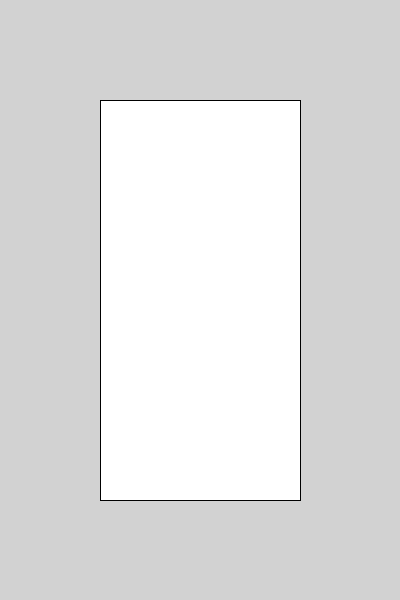
Frame 1 (no input)
Frame 60 (the mouse pressed at the canvas centre just before this capture): identical to frame 1, image omitted
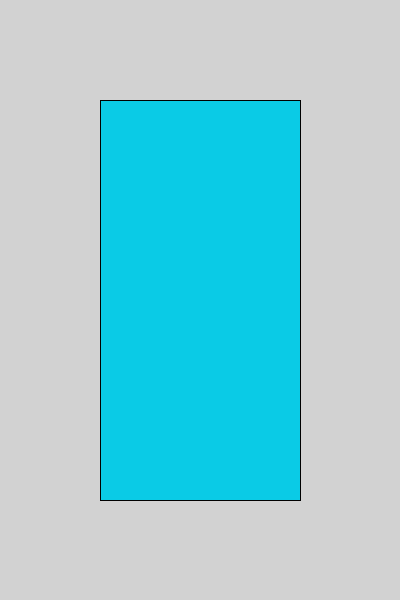
Frame 120 (the mouse held since frame 60 and released just before this capture)

The Processing sketch that drew these frames (run headless with seeded random() and noise(); from frame 60 on, the mouse is pressed at the canvas centre):

// Processing sketch: processing_89145
// ── processing_89145.pde

void setup() {
  size(400, 600);
}


void draw() {
  background(210);
  fill(255);
  if ((mouseY > 100) && (mouseY < 500) && (mouseX > 100) && (mouseX < 300) ){
    fill(127, 127, 255);
    if (mousePressed == true) {
      fill(10, 203, 230);
    }
  }
  rect(100, 100, 200, 400);
}
